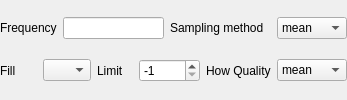
                <widget class="QWidget" name="resampleTab">
                 <layout class="QVBoxLayout" name="verticalLayout_5">
                  <property name="leftMargin">
                   <number>0</number>
                  </property>
                  <property name="topMargin">
                   <number>3</number>
                  </property>
                  <property name="rightMargin">
                   <number>0</number>
                  </property>
                  <property name="bottomMargin">
                   <number>3</number>
                  </property>
                  <item>
                   <layout class="QHBoxLayout" name="horizontalLayout_3" stretch="1,2,2,1">
                    <item>
                     <widget class="QLabel" name="label_20">
                      <property name="text">
                       <string>Frequency</string>
                      </property>
                     </widget>
                    </item>
                    <item>
                     <widget class="QLineEdit" name="resampleFreq">
                      <property name="toolTip">
                       <string>Offset Aliases sting (A=year,M=month,W=week,D=day,H=hour,T=minute,S=second; e.g.: 1H10T)</string>
                      </property>
                     </widget>
                    </item>
                    <item>
                     <widget class="QLabel" name="label_22">
                      <property name="toolTip">
                       <string>sampling method</string>
                      </property>
                      <property name="text">
                       <string>Sampling method</string>
                      </property>
                     </widget>
                    </item>
                    <item>
                     <widget class="QComboBox" name="resampleHow">
                      <property name="toolTip">
                       <string>sampling method</string>
                      </property>
                      <item>
                       <property name="text">
                        <string>mean</string>
                       </property>
                      </item>
                      <item>
                       <property name="text">
                        <string>max</string>
                       </property>
                      </item>
                      <item>
                       <property name="text">
                        <string>min</string>
                       </property>
                      </item>
                      <item>
                       <property name="text">
                        <string>first</string>
                       </property>
                      </item>
                      <item>
                       <property name="text">
                        <string>last</string>
                       </property>
                      </item>
                      <item>
                       <property name="text">
                        <string>median</string>
                       </property>
                      </item>
                      <item>
                       <property name="text">
                        <string>sum</string>
                       </property>
                      </item>
                     </widget>
                    </item>
                   </layout>
                  </item>
                  <item>
                   <layout class="QHBoxLayout" name="horizontalLayout_4">
                    <item>
                     <widget class="QLabel" name="label_25">
                      <property name="toolTip">
                       <string>if not null it defines the method for filling no-data</string>
                      </property>
                      <property name="text">
                       <string>Fill</string>
                      </property>
                     </widget>
                    </item>
                    <item>
                     <widget class="QComboBox" name="resampleFill">
                      <property name="toolTip">
                       <string>if not null it defines the method for filling no-data</string>
                      </property>
                      <item>
                       <property name="text">
                        <string/>
                       </property>
                      </item>
                      <item>
                       <property name="text">
                        <string>bfill</string>
                       </property>
                      </item>
                      <item>
                       <property name="text">
                        <string>ffill</string>
                       </property>
                      </item>
                     </widget>
                    </item>
                    <item>
                     <widget class="QLabel" name="label_24">
                      <property name="toolTip">
                       <string>if not null defines the maximum numbers of allowed consecutive no-data</string>
                      </property>
                      <property name="text">
                       <string>Limit</string>
                      </property>
                     </widget>
                    </item>
                    <item>
                     <widget class="QSpinBox" name="resampleLimit">
                      <property name="toolTip">
                       <string>if not null defines the maximum numbers of allowed consecutive no-data</string>
                      </property>
                      <property name="minimum">
                       <number>-1</number>
                      </property>
                      <property name="maximum">
                       <number>20000</number>
                      </property>
                      <property name="value">
                       <number>-1</number>
                      </property>
                     </widget>
                    </item>
                    <item>
                     <widget class="QLabel" name="label_23">
                      <property name="toolTip">
                       <string>sampling method</string>
                      </property>
                      <property name="text">
                       <string>How Quality</string>
                      </property>
                     </widget>
                    </item>
                    <item>
                     <widget class="QComboBox" name="resampleQual">
                      <property name="toolTip">
                       <string>sampling method</string>
                      </property>
                      <item>
                       <property name="text">
                        <string>mean</string>
                       </property>
                      </item>
                      <item>
                       <property name="text">
                        <string>max</string>
                       </property>
                      </item>
                      <item>
                       <property name="text">
                        <string>min</string>
                       </property>
                      </item>
                      <item>
                       <property name="text">
                        <string>first</string>
                       </property>
                      </item>
                      <item>
                       <property name="text">
                        <string>last</string>
                       </property>
                      </item>
                      <item>
                       <property name="text">
                        <string>median</string>
                       </property>
                      </item>
                      <item>
                       <property name="text">
                        <string>sum</string>
                       </property>
                      </item>
                     </widget>
                    </item>
                   </layout>
                  </item>
                 </layout>
                </widget>
